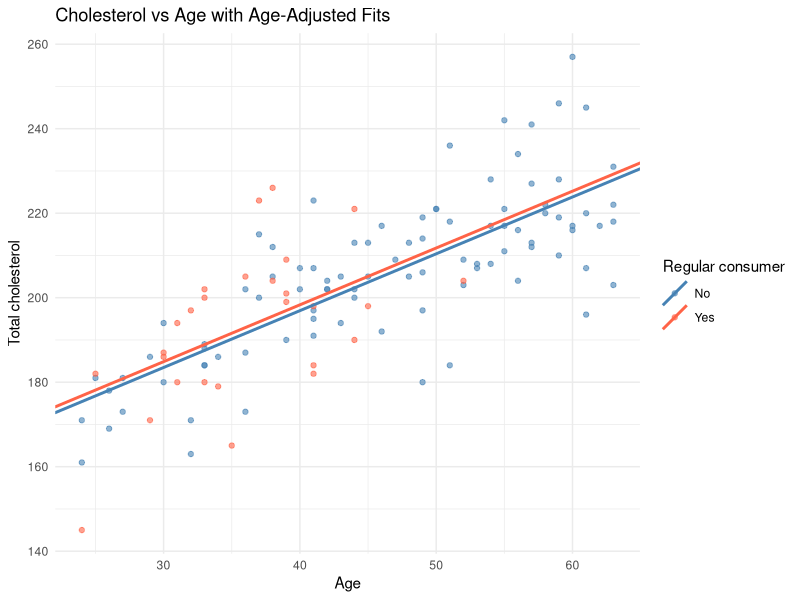

This figure's R source:
## ---- chunk 1
knitr::opts_chunk$set(echo = TRUE)
## ---- chunk 2
fiz <- read.table("Data/fizzergy.txt",
                  header = FALSE,
                  col.names = c("consume","age","chol"))

mod0 <- lm(chol ~ consume, data=fiz)
summary(mod0)

## ---- chunk 3
mod1 <- lm(chol ~ consume + age, data=fiz)
summary(mod1)

## ---- chunk 4
library(ggplot2)

mod1  <- lm(chol ~ consume + age, data = fiz)
coefs <- coef(mod1)
slope <- coefs["age"]
int0  <- coefs["(Intercept)"]
int1  <- int0 + coefs["consume"]

# Create a little data‐frame for the two lines
line_df <- data.frame(
  consume   = factor(c(0, 1)),
  intercept = c(int0, int1),
  slope     = slope
)

ggplot(fiz, aes(x = age, y = chol, color = factor(consume))) +
  geom_point(alpha = 0.6) +
  geom_abline(aes(intercept = intercept, slope = slope, color = consume),
              data = line_df,
              size = 1) +
  scale_color_manual(
    name   = "Regular consumer",
    values = c("0" = "steelblue", "1" = "tomato"),
    labels = c("No", "Yes")
  ) +
  labs(
    x     = "Age",
    y     = "Total cholesterol",
    title = "Cholesterol vs Age with Age‑Adjusted Fits"
  ) +
  theme_minimal()


## ---- chunk 5
df <- read.table("Data/tea.txt", header=TRUE)

df$teaF <- factor(df$tea, levels=0:2, labels=c("rarely","sometimes","frequently"))
anova_res <- aov(noreph ~ teaF, data=df)
summary(anova_res)
## ---- chunk 6
schools <- read.table("Data/schoolscore.txt", header=TRUE)

res <- t.test(schools$sc24, schools$sc23,
              paired      = TRUE,
              alternative = "greater")
print(res)
## ---- chunk 7
hosp <- read.table("Data/hosps.txt", header = TRUE)
                
hosp$publicF <- factor(hosp$public,
                       levels = c(0, 1),
                       labels = c("private", "public"))

aggregate(percinf ~ publicF, data = hosp,
          FUN = function(x) c(n=length(x),
                              mean=round(mean(x),1),
                              sd=round(sd(x),1)))

tt <- t.test(percinf ~ public,
             data        = hosp,
             var.equal   = FALSE)
tt


## ---- chunk 8
lm_mod <- lm(percinf ~ public + pmedicaid + npat, data = hosp)
summary(lm_mod)
